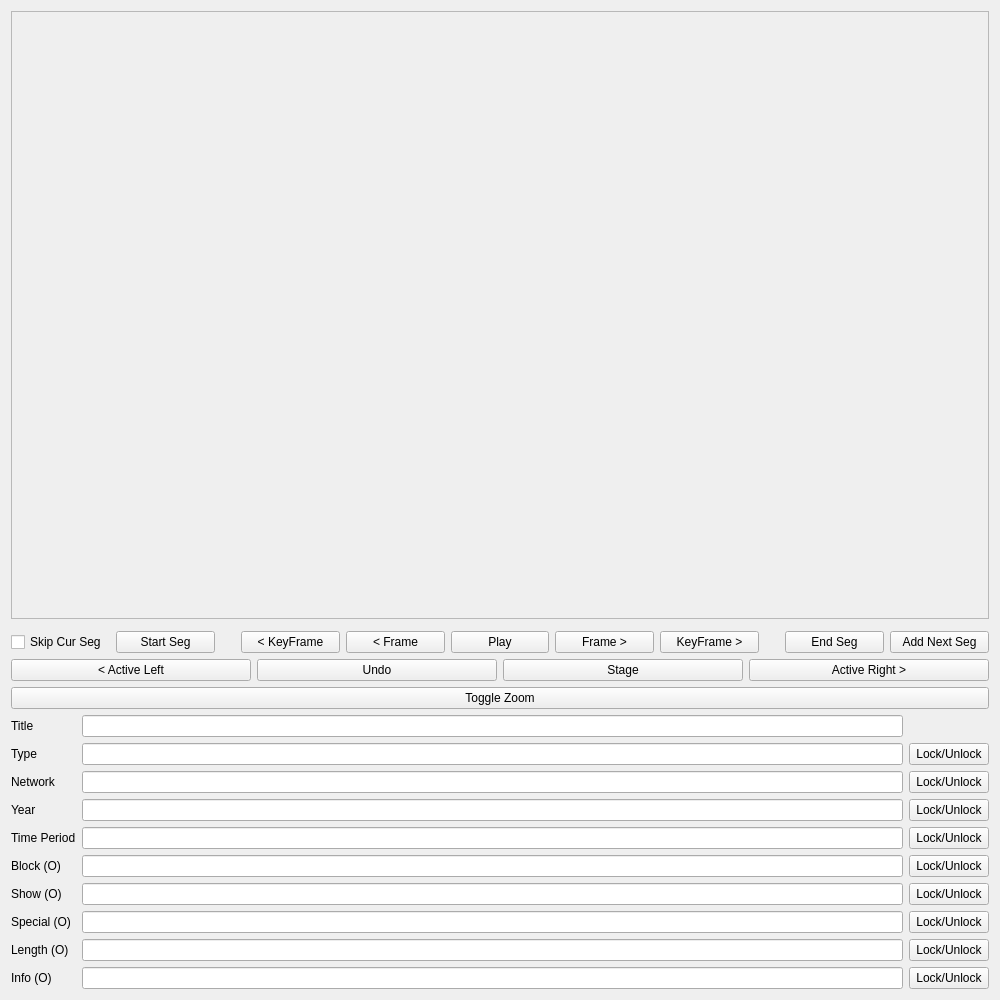
<?xml version="1.0" encoding="UTF-8"?>
<ui version="4.0">
 <class>SegmentDetector</class>
 <widget class="QWidget" name="SegmentDetector">
  <property name="geometry">
   <rect>
    <x>0</x>
    <y>0</y>
    <width>1000</width>
    <height>1000</height>
   </rect>
  </property>
  <property name="windowTitle">
   <string>Segment Dector - Prototype</string>
  </property>
  <layout class="QVBoxLayout" name="verticalLayout_2">
   <item>
    <layout class="QVBoxLayout" name="verticalLayout">
     <item>
      <widget class="QFrame" name="videoContainer">
       <property name="sizePolicy">
        <sizepolicy hsizetype="Expanding" vsizetype="Expanding">
         <horstretch>0</horstretch>
         <verstretch>0</verstretch>
        </sizepolicy>
       </property>
       <property name="frameShape">
        <enum>QFrame::Shape::StyledPanel</enum>
       </property>
       <property name="frameShadow">
        <enum>QFrame::Shadow::Raised</enum>
       </property>
      </widget>
     </item>
     <item>
      <widget class="TimelineWidget" name="timelineWidget" native="true"/>
     </item>
     <item>
      <layout class="QHBoxLayout" name="timelineControls">
       <item>
        <widget class="QCheckBox" name="clipIgnore">
         <property name="text">
          <string>Skip Cur Seg</string>
         </property>
         <property name="checked">
          <bool>false</bool>
         </property>
        </widget>
       </item>
       <item>
        <widget class="QPushButton" name="clipStart">
         <property name="text">
          <string>Start Seg</string>
         </property>
        </widget>
       </item>
       <item>
        <spacer name="horizontalSpacer">
         <property name="orientation">
          <enum>Qt::Orientation::Horizontal</enum>
         </property>
         <property name="sizeType">
          <enum>QSizePolicy::Policy::Fixed</enum>
         </property>
         <property name="sizeHint" stdset="0">
          <size>
           <width>20</width>
           <height>20</height>
          </size>
         </property>
        </spacer>
       </item>
       <item>
        <widget class="QPushButton" name="backwardKeyFrame">
         <property name="text">
          <string>&lt; KeyFrame</string>
         </property>
        </widget>
       </item>
       <item>
        <widget class="QPushButton" name="backwardFrame">
         <property name="text">
          <string>&lt; Frame</string>
         </property>
        </widget>
       </item>
       <item>
        <widget class="QPushButton" name="playPause">
         <property name="text">
          <string>Play</string>
         </property>
        </widget>
       </item>
       <item>
        <widget class="QPushButton" name="forwardFrame">
         <property name="text">
          <string>Frame &gt;</string>
         </property>
        </widget>
       </item>
       <item>
        <widget class="QPushButton" name="forwardKeyFrame">
         <property name="text">
          <string>KeyFrame &gt;</string>
         </property>
        </widget>
       </item>
       <item>
        <spacer name="horizontalSpacer_2">
         <property name="orientation">
          <enum>Qt::Orientation::Horizontal</enum>
         </property>
         <property name="sizeType">
          <enum>QSizePolicy::Policy::Fixed</enum>
         </property>
         <property name="sizeHint" stdset="0">
          <size>
           <width>20</width>
           <height>20</height>
          </size>
         </property>
        </spacer>
       </item>
       <item>
        <widget class="QPushButton" name="clipEnd">
         <property name="text">
          <string>End Seg</string>
         </property>
        </widget>
       </item>
       <item>
        <widget class="QPushButton" name="mergeNext">
         <property name="text">
          <string>Add Next Seg</string>
         </property>
        </widget>
       </item>
      </layout>
     </item>
     <item>
      <layout class="QHBoxLayout" name="segmentControls">
       <item>
        <widget class="QPushButton" name="activeLeft">
         <property name="text">
          <string>&lt; Active Left</string>
         </property>
        </widget>
       </item>
        <item>
         <widget class="QPushButton" name="undoButton">
          <property name="text">
           <string>Undo</string>
          </property>
          <property name="checkable">
           <bool>true</bool>
          </property>
         </widget>
        </item>
       <item>
        <widget class="QPushButton" name="stageButton">
         <property name="text">
          <string>Stage</string>
         </property>
          <property name="checkable">
           <bool>true</bool>
          </property>
        </widget>
       </item>
       <item>
        <widget class="QPushButton" name="activeRight">
         <property name="text">
          <string>Active Right &gt;</string>
         </property>
        </widget>
       </item>
      </layout>
     </item>
     <item>
      <widget class="QPushButton" name="toggleZoom">
       <property name="text">
        <string>Toggle Zoom</string>
       </property>
       <property name="checkable">
        <bool>true</bool>
       </property>
      </widget>
     </item>
     <item>
      <layout class="QGridLayout" name="tagsLayout">
       <item row="0" column="2">
        <widget class="QLineEdit" name="lineEditTitle"/>
       </item>
       <item row="1" column="0">
        <widget class="QLabel" name="labelType">
         <property name="text">
          <string>Type</string>
         </property>
        </widget>
       </item>
       <item row="9" column="0">
        <widget class="QLabel" name="labelInfo">
         <property name="text">
          <string>Info (O)</string>
         </property>
        </widget>
       </item>
       <item row="1" column="3">
        <widget class="QPushButton" name="lockType">
         <property name="text">
          <string>Lock/Unlock</string>
         </property>
         <property name="checkable">
          <bool>true</bool>
         </property>
        </widget>
       </item>
       <item row="3" column="0">
        <widget class="QLabel" name="labelYear">
         <property name="text">
          <string>Year</string>
         </property>
        </widget>
       </item>
       <item row="0" column="0">
        <widget class="QLabel" name="labelTitle">
         <property name="text">
          <string>Title</string>
         </property>
        </widget>
       </item>
       <item row="2" column="0">
        <widget class="QLabel" name="labelNetwork">
         <property name="text">
          <string>Network</string>
         </property>
        </widget>
       </item>
       <item row="8" column="0">
        <widget class="QLabel" name="labelLength">
         <property name="text">
          <string>Length (O)</string>
         </property>
        </widget>
       </item>
       <item row="4" column="0">
        <widget class="QLabel" name="labelTimePeriod">
         <property name="text">
          <string>Time Period</string>
         </property>
        </widget>
       </item>
       <item row="1" column="2">
        <widget class="QLineEdit" name="lineEditType"/>
       </item>
       <item row="6" column="0">
        <widget class="QLabel" name="labelShow">
         <property name="text">
          <string>Show (O)</string>
         </property>
        </widget>
       </item>
       <item row="5" column="0">
        <widget class="QLabel" name="labelBlock">
         <property name="text">
          <string>Block (O)</string>
         </property>
        </widget>
       </item>
       <item row="7" column="0">
        <widget class="QLabel" name="labelSpecial">
         <property name="text">
          <string>Special (O)</string>
         </property>
        </widget>
       </item>
       <item row="2" column="2">
        <widget class="QLineEdit" name="lineEditNetwork"/>
       </item>
       <item row="3" column="2">
        <widget class="QLineEdit" name="lineEditYear"/>
       </item>
       <item row="4" column="2">
        <widget class="QLineEdit" name="lineEditTimePeriod"/>
       </item>
       <item row="5" column="2">
        <widget class="QLineEdit" name="lineEditBlock"/>
       </item>
       <item row="6" column="2">
        <widget class="QLineEdit" name="lineEditShow"/>
       </item>
       <item row="7" column="2">
        <widget class="QLineEdit" name="lineEditSpecial"/>
       </item>
       <item row="8" column="2">
        <widget class="QLineEdit" name="lineEditLength"/>
       </item>
       <item row="9" column="2">
        <widget class="QLineEdit" name="lineEditInfo"/>
       </item>
       <item row="2" column="3">
        <widget class="QPushButton" name="lockNetwork">
         <property name="text">
          <string>Lock/Unlock</string>
         </property>
         <property name="checkable">
          <bool>true</bool>
         </property>
        </widget>
       </item>
       <item row="3" column="3">
        <widget class="QPushButton" name="lockYear">
         <property name="text">
          <string>Lock/Unlock</string>
         </property>
         <property name="checkable">
          <bool>true</bool>
         </property>
        </widget>
       </item>
       <item row="4" column="3">
        <widget class="QPushButton" name="lockTimePeriod">
         <property name="text">
          <string>Lock/Unlock</string>
         </property>
         <property name="checkable">
          <bool>true</bool>
         </property>
        </widget>
       </item>
       <item row="5" column="3">
        <widget class="QPushButton" name="lockBlock">
         <property name="text">
          <string>Lock/Unlock</string>
         </property>
         <property name="checkable">
          <bool>true</bool>
         </property>
        </widget>
       </item>
       <item row="6" column="3">
        <widget class="QPushButton" name="lockShow">
         <property name="text">
          <string>Lock/Unlock</string>
         </property>
         <property name="checkable">
          <bool>true</bool>
         </property>
        </widget>
       </item>
       <item row="7" column="3">
        <widget class="QPushButton" name="lockSpecial">
         <property name="text">
          <string>Lock/Unlock</string>
         </property>
         <property name="checkable">
          <bool>true</bool>
         </property>
        </widget>
       </item>
       <item row="8" column="3">
        <widget class="QPushButton" name="lockLength">
         <property name="text">
          <string>Lock/Unlock</string>
         </property>
         <property name="checkable">
          <bool>true</bool>
         </property>
        </widget>
       </item>
       <item row="9" column="3">
        <widget class="QPushButton" name="lockInfo">
         <property name="text">
          <string>Lock/Unlock</string>
         </property>
         <property name="checkable">
          <bool>true</bool>
         </property>
        </widget>
       </item>
      </layout>
     </item>
    </layout>
   </item>
  </layout>
 </widget>
 <customwidgets>
  <customwidget>
   <class>TimelineWidget</class>
   <extends>QWidget</extends>
   <header>timeline</header>
   <container>1</container>
  </customwidget>
 </customwidgets>
 <resources/>
 <connections/>
</ui>
